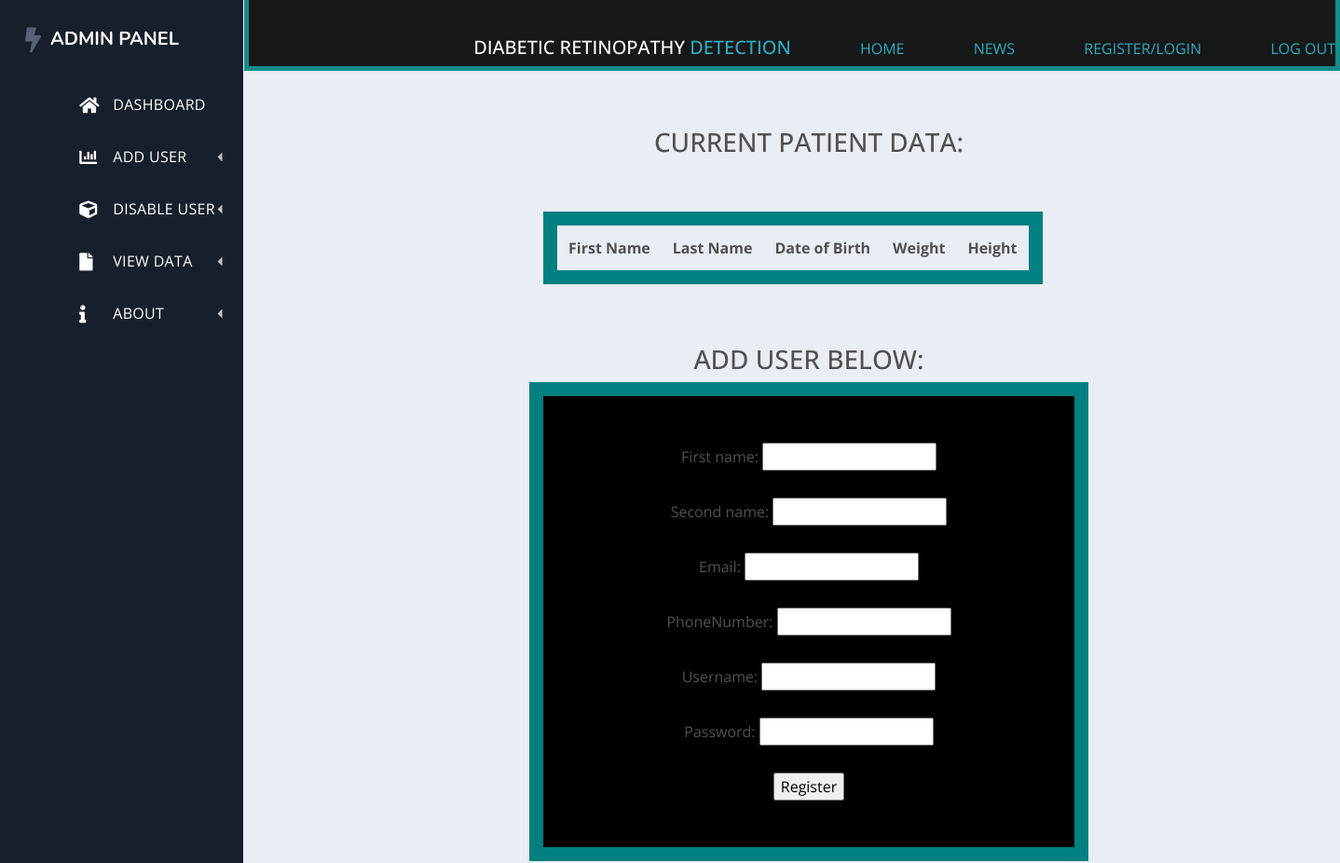
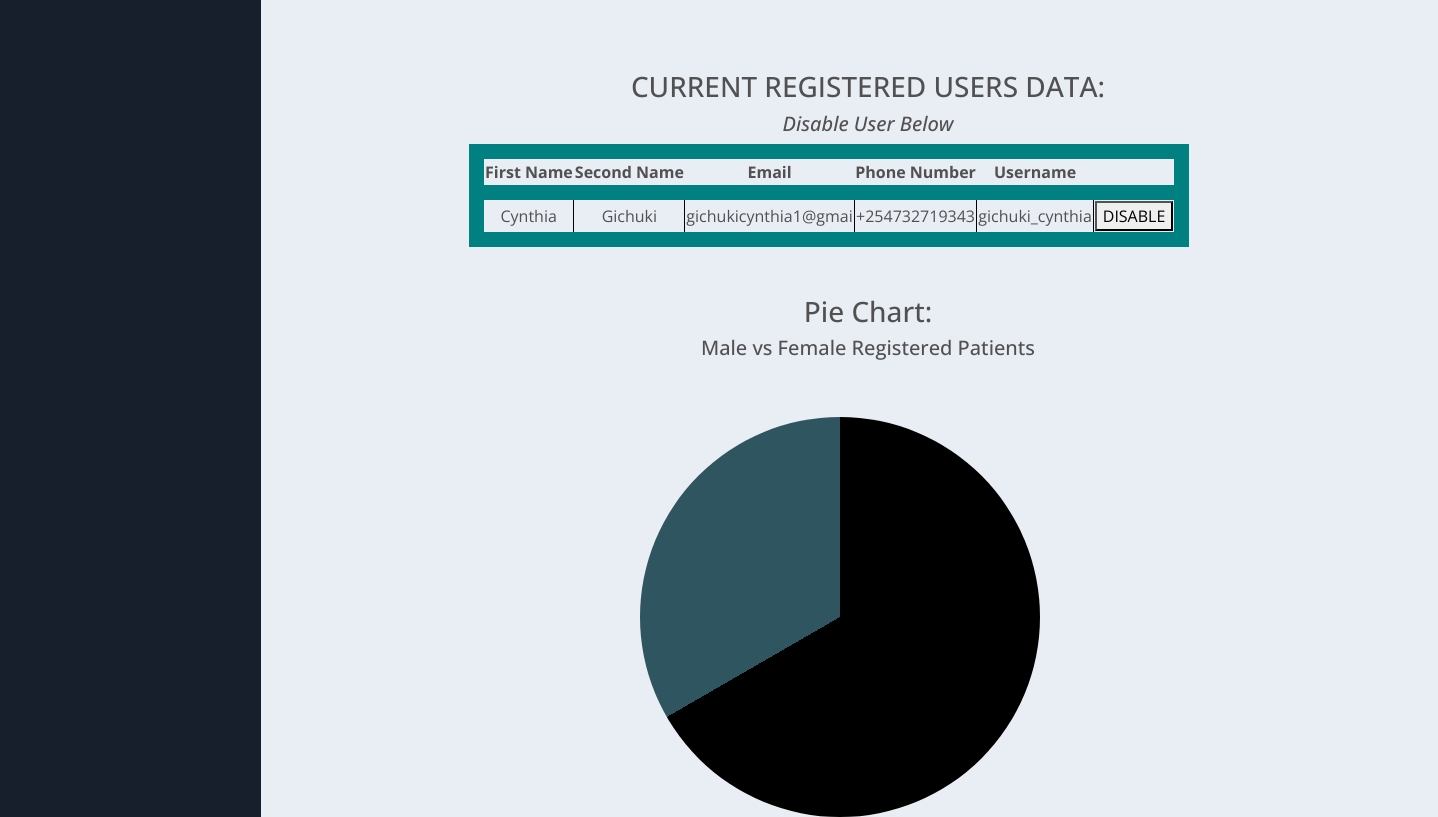
/admin, run on an earlier commit of the app's database (2 pictures, top to bottom).
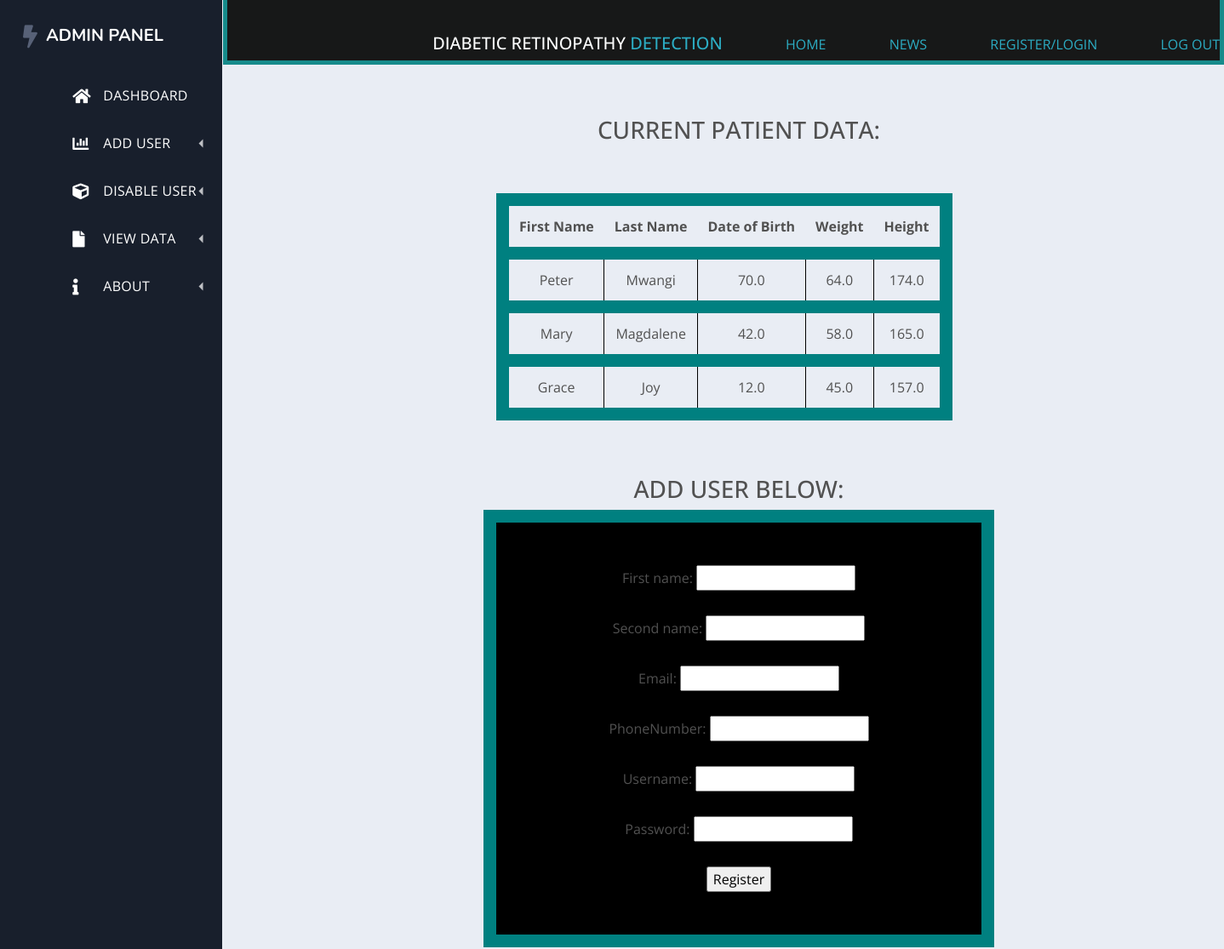
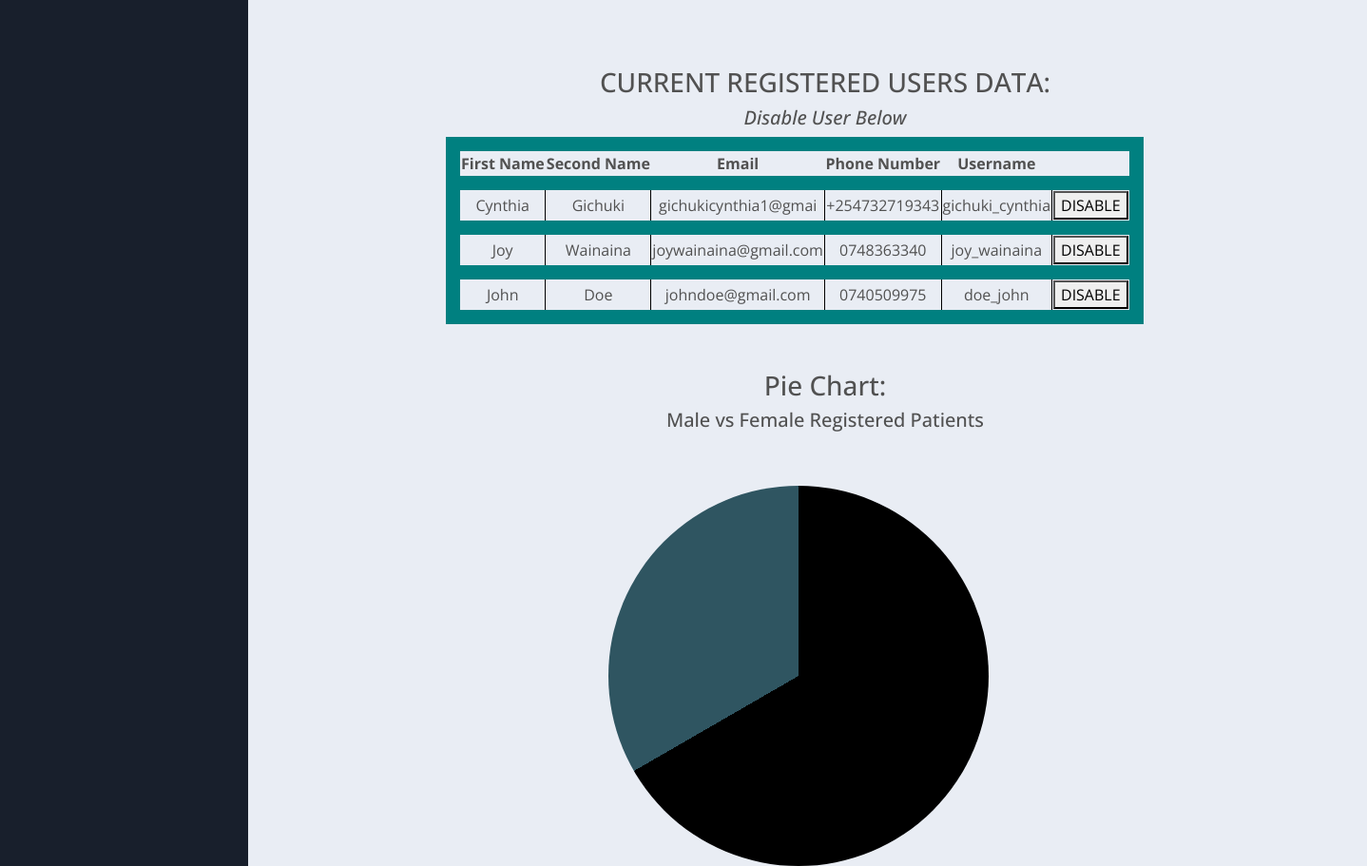
And on a later commit of the database (2 pictures, top to bottom).
### app.py (models this page shows)
class User(db.Model, UserMixin):
    id = db.Column(db.Integer, primary_key=True)
    firstname= db.Column(db.String(20), nullable=False)
    secondname = db.Column(db.String(20), nullable=False)
    email= db.Column(db.String(20), nullable=False)
    phonenumber = db.Column(db.String(20), nullable=False)
    username= db.Column(db.String(20), nullable=False, unique=True)
    password = db.Column(db.String(80), nullable=False)

class Patient(db.Model, UserMixin):
    id = db.Column(db.Integer, primary_key=True)
    firstname= db.Column(db.String(20), nullable=False)
    lastname = db.Column(db.String(20), nullable=False)
    age= db.Column(db.Float(20), nullable=False)
    weight = db.Column(db.Float(20), nullable=False)
    height= db.Column(db.Float(20), nullable=False)

### app.py (the view, shortened to what this page needs)
@app.route('/admin', methods=['GET', 'POST'])
def admin():
    form = RegisterForm()
    connection = sqlite3.connect("database.db")
    connection.row_factory=sqlite3.Row
    cursor = connection.cursor()
    cursor.execute("SELECT * from patient")
    patient = cursor.fetchall()
    connection.close()
    connection = sqlite3.connect("database.db")
    connection.row_factory=sqlite3.Row
    cursor = connection.cursor()
    cursor.execute("SELECT * from user")
    user = cursor.fetchall()
    connection.close()
    return render_template("admin.html", patient=patient, user=user, form=form)

### app.py (shortened to what this page needs)
class RegisterForm(FlaskForm):
    firstname = StringField(validators=[InputRequired(), Length(min=2, max=20)])
    secondname = StringField(validators=[InputRequired(), Length(min=2, max=20)])
    email = StringField('email', validators=[InputRequired(), Length(min=4, max=50)])
    phonenumber = StringField('Phone', validators=[InputRequired(), Length(min=4, max=20)])
    username = StringField(validators=[InputRequired(), Length(min=4, max=20)])
    password = PasswordField(validators=[InputRequired(), Length(min=8, max=20)])
    submit = SubmitField("Register")

### templates/admin.html (shortened to what this page needs)
<!doctype html>
<html lang="en">
<head>
    <link rel="stylesheet" href="https://use.fontawesome.com/releases/v5.4.1/css/all.css">
    <link rel="stylesheet" href="{{ url_for('static', filename='css/spur.css') }}">
    <link rel="stylesheet" href="{{ url_for('static', filename='css/stylingadmin.css') }}">
</head>
<body>
    <div class="dash">
        <div class="dash-nav dash-nav-dark">
            <header>
                <a href="{{ url_for('admin') }}" class="spur-logo"><i class="fas fa-bolt"></i> <span>ADMIN PANEL</span></a>
            </header>
            <nav class="dash-nav-list">
                <a href="{{ url_for('admin') }}" class="dash-nav-item">
                    <i class="fas fa-home"></i> Dashboard </a>
                <div class="dash-nav-dropdown">
                    <a href="#anchor-name" class="dash-nav-item dash-nav-dropdown-toggle">
                        <i class="fas fa-chart-bar"></i> Add User</a>
                </div>
                <div class="dash-nav-dropdown ">
                    <a href="#disable-user" class="dash-nav-item dash-nav-dropdown-toggle">
                        <i class="fas fa-cube"></i> DISABLE USER </a>
                </div>
                <div class="dash-nav-dropdown">
                    <a href="#piechart" class="dash-nav-item dash-nav-dropdown-toggle">
                        <i class="fas fa-file"></i> VIEW DATA </a>
                </div>
                <div class="dash-nav-dropdown">
                    <a href="{{ url_for('about') }}" class="dash-nav-item dash-nav-dropdown-toggle">
                        <i class="fas fa-info"></i> About </a>
                </div>
            </nav>
        </div>
        <div class="dash-app">
                <div class="contain">
                    <nav>
                      <ul>
                        <li><h5 class="title"><span style="color:white">DIABETIC RETINOPATHY </span> <span style="color:rgb(24, 165, 190)"> DETECTION</span></h5></li>
                        <li><a href="{{ url_for('index') }}" >HOME</a></li>
                        <li><a href="https://www.who.int/europe/activities/promoting-diabetic-retinopathy-screening/">NEWS</a></li>
                        <li><a href="{{ url_for('register') }}">REGISTER/LOGIN</a> </li>
                        <li><a href="{{ url_for('logout') }}">LOG OUT</a> </li>
                      </ul>
                    </nav>
                </div>
                <div class="tables">
                        <h3>CURRENT PATIENT DATA:</h3>
                        <div class="table">
                        <table>
                            <thead>
                                <tr>
                                    <th>First Name</th>
                                    <th>Last Name</th>
                                    <th>Date of Birth</th>
                                    <th>Weight</th>
                                    <th>Height</th>
                                </tr>
                            </thead>
                            <tbody>
                                {% for res in patient %}
                                  <tr>
                                    <td>{{res["firstname"]}}</td>
                                    <td>{{res["lastname"]}}</td>
                                    <td>{{res["age"]}}</td>
                                    <td>{{res["weight"]}}</td>
                                    <td>{{res["height"]}}</td>
                                  </tr>
                                  {% endfor %}
                            </tbody>
                        </table>
                        </div>
    <br>
    <br>
  <h3 id="anchor-name">ADD USER BELOW:</h3>
  <div class="add-user">
    <label for="firstname">First name:</label>
    {{ form.firstname }}
    <br>
    <br>
    <label for="secondname">Second name:</label>
    {{ form.secondname }}
    <br>
    <br>
    <label for="email">Email:</label>
    {{ form.email }}
    <br>
    <br>
    <label for="phonenumber">PhoneNumber:</label>
    {{ form.phonenumber }}
    <br>
    <br>
    <label for="username">Username:</label>
    {{ form.username }}
    <br>
    <br>
    <label for="password">Password:</label>
    {{ form.password }}
    <br>
    <br>
    {{ form.submit }}
    </div>
    <br><br>
    <br>
    <h3 id="disable-user">CURRENT REGISTERED USERS DATA:</h3>
    <h5><i>Disable User Below</i></h5>
                        <div class="user-table">
                        <table>
                            <thead>
                                <tr>
                                    <th>First Name</th>
                                    <th>Second Name</th>
                                    <th>Email</th>
                                    <th>Phone Number</th>
                                    <th>Username</th>
                                </tr>
                            </thead>
                            <tbody>
                                {% for res in user %}
                                  <tr>
                                    <td>{{res["firstname"]}}</td>
                                    <td>{{res["secondname"]}}</td>
                                    <td>{{res["email"]}}</td>
                                    <td>{{res["phonenumber"]}}</td>
                                    <td>{{res["username"]}}</td>
                                    <td><button>DISABLE</button></td>
                                  </tr>
                                  {% endfor %}
                            </tbody>
                        </table>
                        </div>
<br><br>
    <h3 id="piechart">Pie Chart:</h3>
    <h5>Male vs Female Registered Patients</h5>
                <div class="piechart"></div>
                </div>
        </div>
    </div>
</body>
</html>

### static/css/stylingadmin.css (style rules this page uses)
.th, tr { border: 1px solid; width:100%; border:15px solid teal; padding:50px; margin-left: auto; margin-right: auto; }
.table { margin-top: 5%; margin-left: 25%; }
.add-user { background-color: black; text-align: center; width:600px; border:15px solid teal; padding:50px; margin:0 auto; }
.piechart { margin-top: 5%; margin-left:30%; width: 400px; height: 400px; border-radius: 50%; background-image: conic-gradient( black 240deg, rgb(47, 85, 97) 120deg); }
.user-table { margin-left: 15%; }

What changed in the data, as far as the page shows it:
added Patient: firstname "Peter", lastname "Mwangi", age "70.0", weight "64.0", height "174.0"
added Patient: firstname "Mary", lastname "Magdalene", age "42.0", weight "58.0", height "165.0"
added Patient: firstname "Grace", lastname "Joy", age "12.0", weight "45.0", height "157.0"
added User: firstname "Joy", secondname "Wainaina", email "joywainaina@gmail.com", phonenumber "0748363340", username "joy_wainaina"
added User: firstname "John", secondname "Doe", email "johndoe@gmail.com", phonenumber "0740509975", username "doe_john"
